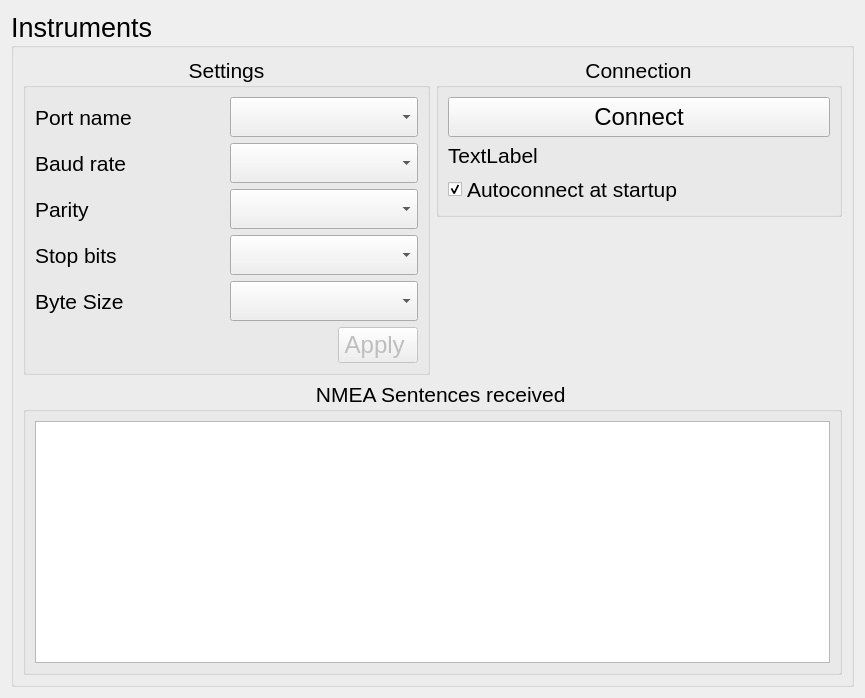
<?xml version="1.0" encoding="UTF-8"?>
<ui version="4.0">
 <class>SettingsUI</class>
 <widget class="QWidget" name="SettingsUI">
  <property name="geometry">
   <rect>
    <x>0</x>
    <y>0</y>
    <width>865</width>
    <height>698</height>
   </rect>
  </property>
  <layout class="QGridLayout" name="gridLayout_11">
   <item row="0" column="0">
    <widget class="QGroupBox" name="chartsBox_4">
     <property name="font">
      <font>
       <pointsize>20</pointsize>
      </font>
     </property>
     <property name="title">
      <string>Instruments</string>
     </property>
     <layout class="QGridLayout" name="gridLayout_2">
      <item row="4" column="0" colspan="2">
       <widget class="QGroupBox" name="groupBox_4">
        <property name="font">
         <font>
          <pointsize>16</pointsize>
         </font>
        </property>
        <property name="title">
         <string>   NMEA Sentences received</string>
        </property>
        <property name="alignment">
         <set>Qt::AlignHCenter|Qt::AlignTop</set>
        </property>
        <property name="flat">
         <bool>true</bool>
        </property>
        <layout class="QVBoxLayout" name="verticalLayout_3">
         <item>
          <layout class="QHBoxLayout" name="horizontalLayout_6"/>
         </item>
         <item>
          <widget class="QTextEdit" name="textEdit">
           <property name="enabled">
            <bool>true</bool>
           </property>
           <property name="sizePolicy">
            <sizepolicy hsizetype="Expanding" vsizetype="Expanding">
             <horstretch>0</horstretch>
             <verstretch>200</verstretch>
            </sizepolicy>
           </property>
           <property name="maximumSize">
            <size>
             <width>1677</width>
             <height>1677</height>
            </size>
           </property>
           <property name="font">
            <font>
             <family>Arial</family>
             <pointsize>12</pointsize>
            </font>
           </property>
           <property name="verticalScrollBarPolicy">
            <enum>Qt::ScrollBarAsNeeded</enum>
           </property>
          </widget>
         </item>
        </layout>
       </widget>
      </item>
      <item row="2" column="1">
       <widget class="QGroupBox" name="groupBox_3">
        <property name="font">
         <font>
          <pointsize>16</pointsize>
         </font>
        </property>
        <property name="title">
         <string>Connection</string>
        </property>
        <property name="alignment">
         <set>Qt::AlignHCenter|Qt::AlignTop</set>
        </property>
        <property name="flat">
         <bool>true</bool>
        </property>
        <layout class="QVBoxLayout" name="verticalLayout_5">
         <item>
          <widget class="QPushButton" name="pushButton_connect">
           <property name="minimumSize">
            <size>
             <width>200</width>
             <height>40</height>
            </size>
           </property>
           <property name="font">
            <font>
             <family>Arial</family>
             <pointsize>18</pointsize>
            </font>
           </property>
           <property name="text">
            <string>Connect</string>
           </property>
          </widget>
         </item>
         <item>
          <widget class="QLabel" name="connection_status">
           <property name="text">
            <string>TextLabel</string>
           </property>
          </widget>
         </item>
         <item>
          <widget class="QCheckBox" name="checkBox_autoconnect">
           <property name="font">
            <font>
             <family>Arial</family>
             <pointsize>16</pointsize>
            </font>
           </property>
           <property name="acceptDrops">
            <bool>false</bool>
           </property>
           <property name="autoFillBackground">
            <bool>false</bool>
           </property>
           <property name="text">
            <string>Autoconnect at startup</string>
           </property>
           <property name="checked">
            <bool>true</bool>
           </property>
          </widget>
         </item>
        </layout>
       </widget>
      </item>
      <item row="2" column="0" rowspan="2">
       <widget class="QGroupBox" name="groupBox_2">
        <property name="font">
         <font>
          <pointsize>16</pointsize>
         </font>
        </property>
        <property name="title">
         <string>Settings</string>
        </property>
        <property name="alignment">
         <set>Qt::AlignHCenter|Qt::AlignTop</set>
        </property>
        <property name="flat">
         <bool>true</bool>
        </property>
        <layout class="QGridLayout" name="gridLayout">
         <item row="1" column="1">
          <widget class="QComboBox" name="comboBox_baudRate">
           <property name="minimumSize">
            <size>
             <width>0</width>
             <height>40</height>
            </size>
           </property>
           <property name="font">
            <font>
             <family>Arial</family>
             <pointsize>18</pointsize>
            </font>
           </property>
           <property name="editable">
            <bool>false</bool>
           </property>
          </widget>
         </item>
         <item row="0" column="0">
          <widget class="QLabel" name="label">
           <property name="font">
            <font>
             <family>Arial</family>
             <pointsize>16</pointsize>
            </font>
           </property>
           <property name="text">
            <string>Port name</string>
           </property>
          </widget>
         </item>
         <item row="2" column="0">
          <widget class="QLabel" name="label_3">
           <property name="font">
            <font>
             <family>Arial</family>
             <pointsize>16</pointsize>
            </font>
           </property>
           <property name="text">
            <string>Parity</string>
           </property>
          </widget>
         </item>
         <item row="6" column="1" alignment="Qt::AlignRight">
          <widget class="QPushButton" name="pushButton_startTest">
           <property name="enabled">
            <bool>false</bool>
           </property>
           <property name="maximumSize">
            <size>
             <width>200</width>
             <height>16777215</height>
            </size>
           </property>
           <property name="font">
            <font>
             <family>Arial</family>
             <pointsize>18</pointsize>
            </font>
           </property>
           <property name="text">
            <string>Apply </string>
           </property>
          </widget>
         </item>
         <item row="2" column="1">
          <widget class="QComboBox" name="comboBox_parity">
           <property name="minimumSize">
            <size>
             <width>0</width>
             <height>40</height>
            </size>
           </property>
           <property name="font">
            <font>
             <family>Arial</family>
             <pointsize>18</pointsize>
            </font>
           </property>
           <property name="editable">
            <bool>false</bool>
           </property>
          </widget>
         </item>
         <item row="3" column="1">
          <widget class="QComboBox" name="comboBox_stopBits">
           <property name="minimumSize">
            <size>
             <width>0</width>
             <height>40</height>
            </size>
           </property>
           <property name="font">
            <font>
             <family>Arial</family>
             <pointsize>18</pointsize>
            </font>
           </property>
           <property name="editable">
            <bool>false</bool>
           </property>
          </widget>
         </item>
         <item row="5" column="0">
          <widget class="QLabel" name="label_5">
           <property name="font">
            <font>
             <family>Arial</family>
             <pointsize>16</pointsize>
            </font>
           </property>
           <property name="text">
            <string>Byte Size</string>
           </property>
          </widget>
         </item>
         <item row="1" column="0">
          <widget class="QLabel" name="label_2">
           <property name="font">
            <font>
             <family>Arial</family>
             <pointsize>16</pointsize>
            </font>
           </property>
           <property name="text">
            <string>Baud rate</string>
           </property>
          </widget>
         </item>
         <item row="3" column="0">
          <widget class="QLabel" name="label_4">
           <property name="font">
            <font>
             <family>Arial</family>
             <pointsize>16</pointsize>
            </font>
           </property>
           <property name="text">
            <string>Stop bits</string>
           </property>
          </widget>
         </item>
         <item row="0" column="1">
          <widget class="QComboBox" name="comboBox_portName">
           <property name="minimumSize">
            <size>
             <width>0</width>
             <height>40</height>
            </size>
           </property>
           <property name="font">
            <font>
             <family>Arial</family>
             <pointsize>18</pointsize>
            </font>
           </property>
           <property name="editable">
            <bool>false</bool>
           </property>
          </widget>
         </item>
         <item row="5" column="1">
          <widget class="QComboBox" name="comboBox_byteSize">
           <property name="minimumSize">
            <size>
             <width>0</width>
             <height>40</height>
            </size>
           </property>
           <property name="font">
            <font>
             <family>Arial</family>
             <pointsize>18</pointsize>
            </font>
           </property>
           <property name="editable">
            <bool>false</bool>
           </property>
          </widget>
         </item>
        </layout>
       </widget>
      </item>
     </layout>
    </widget>
   </item>
  </layout>
 </widget>
 <resources/>
 <connections/>
</ui>
